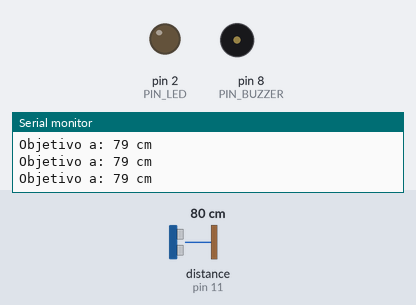
Recording of a sketch running on a simulated Arduino Uno, built with avr-gcc and run on an emulated ATmega328P. Shown: output pins drawn as LEDs (lit = HIGH), buzzer (waves = sounding), the last lines printed to the serial monitor. Wiring (inferred from the names in the program): ultrasonic range finder: trigger pin 12; echo pin 11. The inputs (shaded band) are chosen by the test bench; at power-on: distance to the obstacle (sensor on pin 11) 80 cm. The echo pulse lasts 58.3 µs per cm; pins used as bus, display or sensor lines are not drawn.

Above: at 1.2 s.
1.3 s: distance to the obstacle (sensor on pin 11) set to 17 cm
2.8 s: distance to the obstacle (sensor on pin 11) set to 14 cm
At 3.9 s:
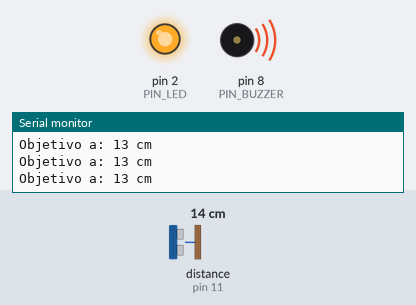
4.3 s: distance to the obstacle (sensor on pin 11) set to 18 cm
At 4.6 s:
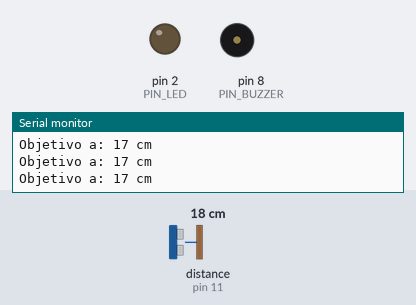
5.8 s: distance to the obstacle (sensor on pin 11) set to 2 cm
At 6.7 s:
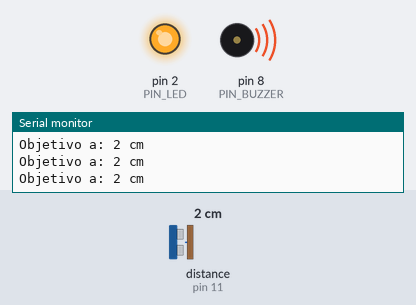
Timing chart, 0 to 8.3 s (numbered marks = the images above; inputs shaded):
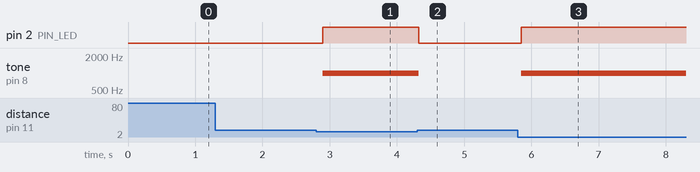

Measured:
- the behaviour switches between 16 and 15 cm on distance to the obstacle (sensor on pin 11) (found by bisection; images 0 and 1)
- after the input at 2.8 s, pin 2 (PIN_LED): LOW → HIGH after 0.10 s; tone on pin 8 (PIN_BUZZER): silent → 1000 Hz after 0.10 s
- after the input at 4.3 s, pin 2 (PIN_LED): HIGH → LOW at once; tone on pin 8 (PIN_BUZZER): 1000 Hz → silent at once
- after the input at 5.8 s, pin 2 (PIN_LED): LOW → HIGH after 0.05 s; tone on pin 8 (PIN_BUZZER): silent → 1000 Hz after 0.05 s

The sketch:

L2_Alarma_Proximidad.ino
```cpp
/*
 * INSANI ROBOTICS - FUNDAMENTOS F7
 * Lección 2: Alarma de Proximidad (Sensor de Parqueo)
 * ------------------------------------------------
 * Objetivo: Activar alarma visual y sonora si un objeto rompe el perímetro de seguridad.
 * Conexiones: Trig(12), Echo(11), Buzzer(8), LED(2).
 */

const int PIN_TRIG = 12;
const int PIN_ECHO = 11;
const int PIN_BUZZER = 8;
const int PIN_LED = 2;

// Umbral de decisión: Menos de esto activará la alarma
const int DISTANCIA_PELIGRO = 15; // cm

void setup() {
  Serial.begin(9600);

  // Configuración de Entradas y Salidas
  pinMode(PIN_TRIG, OUTPUT);
  pinMode(PIN_ECHO, INPUT);
  pinMode(PIN_BUZZER, OUTPUT);
  pinMode(PIN_LED, OUTPUT);
}

void loop() {
  // --- PASO 1: OBTENER DISTANCIA ---
  digitalWrite(PIN_TRIG, LOW);
  delayMicroseconds(2);
  digitalWrite(PIN_TRIG, HIGH);
  delayMicroseconds(10);
  digitalWrite(PIN_TRIG, LOW);

  long duracion = pulseIn(PIN_ECHO, HIGH);
  int distancia = duracion * 0.0343 / 2;

  // Debugging: Ver distancia en el PC
  Serial.print("Objetivo a: ");
  Serial.print(distancia);
  Serial.println(" cm");

  // --- PASO 2: EVALUAR PELIGRO ---
  // Verificamos que distancia sea > 0 para evitar falsos positivos (errores de lectura)
  if (distancia > 0 && distancia < DISTANCIA_PELIGRO) {

    // ¡ALERTA! Estamos muy cerca
    digitalWrite(PIN_LED, HIGH);   // Encender luz
    tone(PIN_BUZZER, 1000);        // Emitir tono de alerta (1 KHz)

  } else {

    // TODO SEGURO
    digitalWrite(PIN_LED, LOW);    // Apagar luz
    noTone(PIN_BUZZER);            // Apagar sonido
  }

  // Pequeña pausa para no saturar el sensor
  // Si ponemos un delay muy largo, el sistema reaccionará lento al choque.
  delay(100);
}
```
